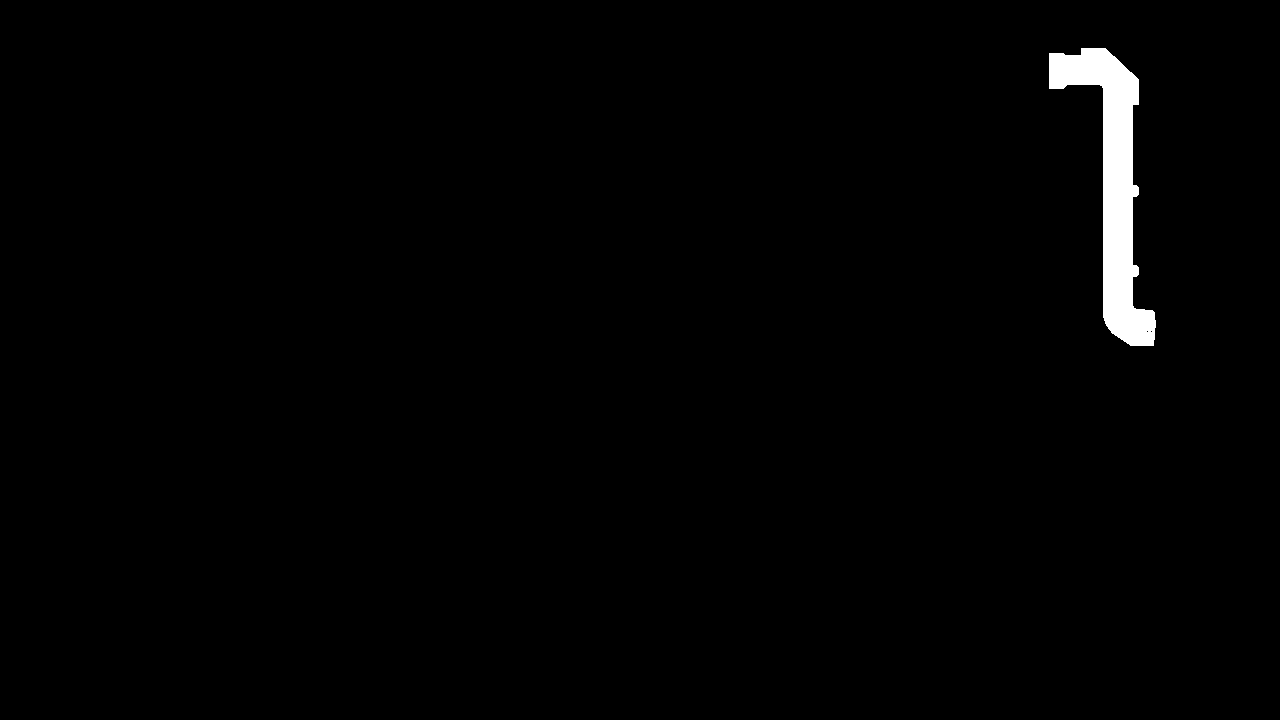
#> input picture assets/new_ui/surfaces/pipe_visibility.png, 1280 x 720 px
$ python run_new_ui_finish.py
#> lines starting #> are read from the running program, lines starting #| are printed output that depends on the picture; after the words box and inside, x2 and y2 are one past the last pixel; in counts of white or black regions, pixels touching at a corner belong together
"""Continuous final UI verification/build preparation; all work data is temporary."""
from pathlib import Path
import argparse,shutil,subprocess,sys,json
from PIL import Image
ROOT=Path(__file__).resolve().parents[1];SRC=ROOT/'Tetris.srcs/sources_1/new';OUT=ROOT/'temporary/ui_polish_20261029'
MODULES=['ui_font_5x7','ui_text_raster','ui_text_compact','ui_material_atlas','ui_mission_layer','ui_basic_layer','ui_hull_background','ui_core_feedback','reference_ui_renderer','story_ui']
def setup():
    return ('@echo off\nset "TEMP='+str(OUT/'os_tmp')+'"\nset "TMP='+str(OUT/'os_tmp')+'"\nset "HOMEDRIVE=C:"\nset "HOMEPATH=\\Users\\qiguidie"\ncall D:\\xilinx\\Vivado\\2018.3\\settings64.bat >nul 2>&1\n')
def main():
    p=argparse.ArgumentParser();p.add_argument('--prepare-only',action='store_true');p.add_argument('--quick',action='store_true');p.add_argument('--planet-review',action='store_true');a=p.parse_args()
    OUT.mkdir(exist_ok=True);(OUT/'os_tmp').mkdir(exist_ok=True);run=OUT/('planet_review' if a.planet_review else 'quick' if a.quick else 'render');run.mkdir(exist_ok=True)
    for f in SRC.glob('ui_*.mem'):shutil.copyfile(f,run/f.name);shutil.copyfile(f,OUT/f.name)
    old=ROOT/'docs/参考图/预览图/RTL生成/20261028_新UI_A3_重点模块接入'
    full={'duo_campaign':'双人闯关','solo_campaign':'单人闯关','duo_endless':'双人无尽','solo_endless':'单人无尽'}
    core={'core_locked':'LOCKED六圈锁链','core_half':'HALF','core_online7':'ONLINE七段','core_success8':'成功八段'}
    original_mask=Image.open(ROOT/'assets/new_ui/surfaces/pipe_visibility.png').convert('L')
#> original_mask is the input picture: PIL image 1280x720 L; 1.2% white; 1 white region, box (x1, y1, x2, y2) and area: (1049, 48, 1156, 346) 11273
    transformed_mask=Image.new('L',(1280,720))
#> transformed_mask: PIL image 1280x720 L; every value is 0
    for y in range(32,342):
        for x in range(1049,1179):
            sx=x if x<1080 else 1080 if x<1104 else x-24
            if original_mask.getpixel((sx,y)):transformed_mask.putpixel((x,y),255)
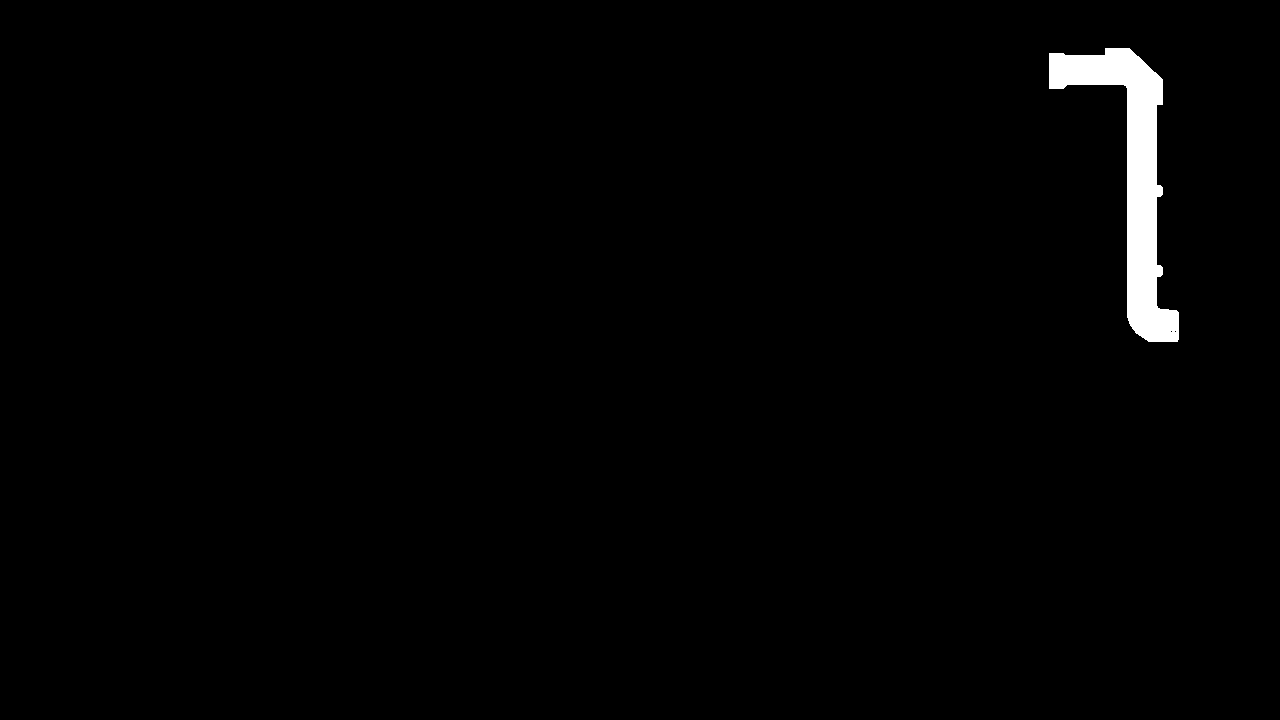
#> transformed_mask: PIL image 1280x720 L; 1.3% white; 1 white region, box (x1, y1, x2, y2) and area: (1049, 48, 1179, 342) 11881
    pipe_source=Image.open(ROOT/'assets/new_ui/surfaces/pipe.png').convert('RGB')
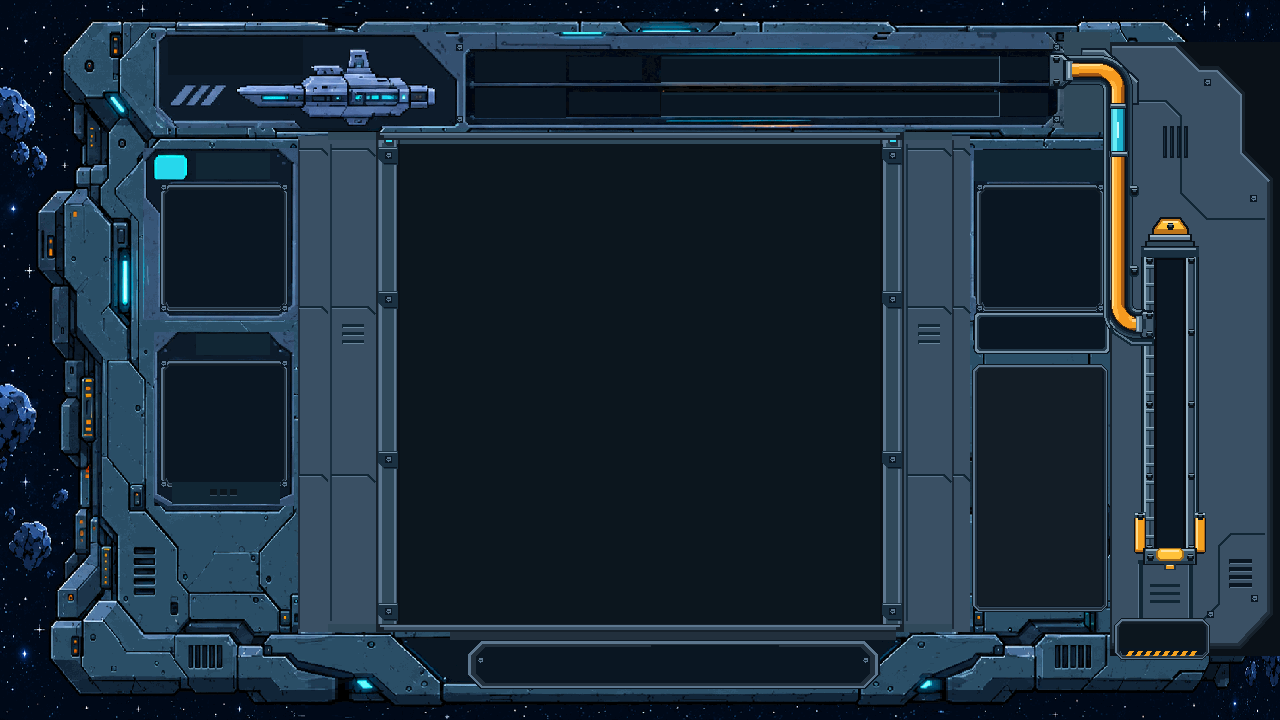
#> input picture assets/new_ui/surfaces/pipe.png, 1280 x 720 px
#> pipe_source is the input picture: PIL image 1280x720 RGB; mean R, G, B 27.2, 43.7, 58.1
#> (the run stopped early here; a loop or call above may not have finished)
